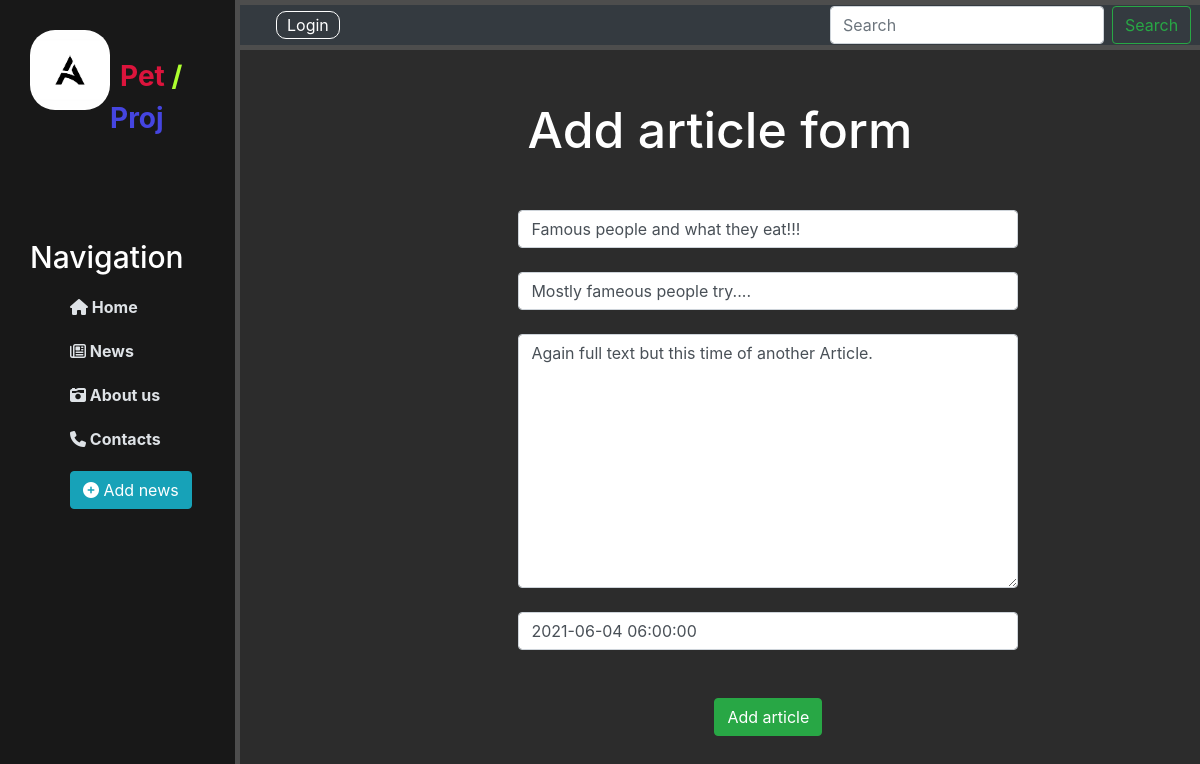
The app's page /news/3/update/, older data.
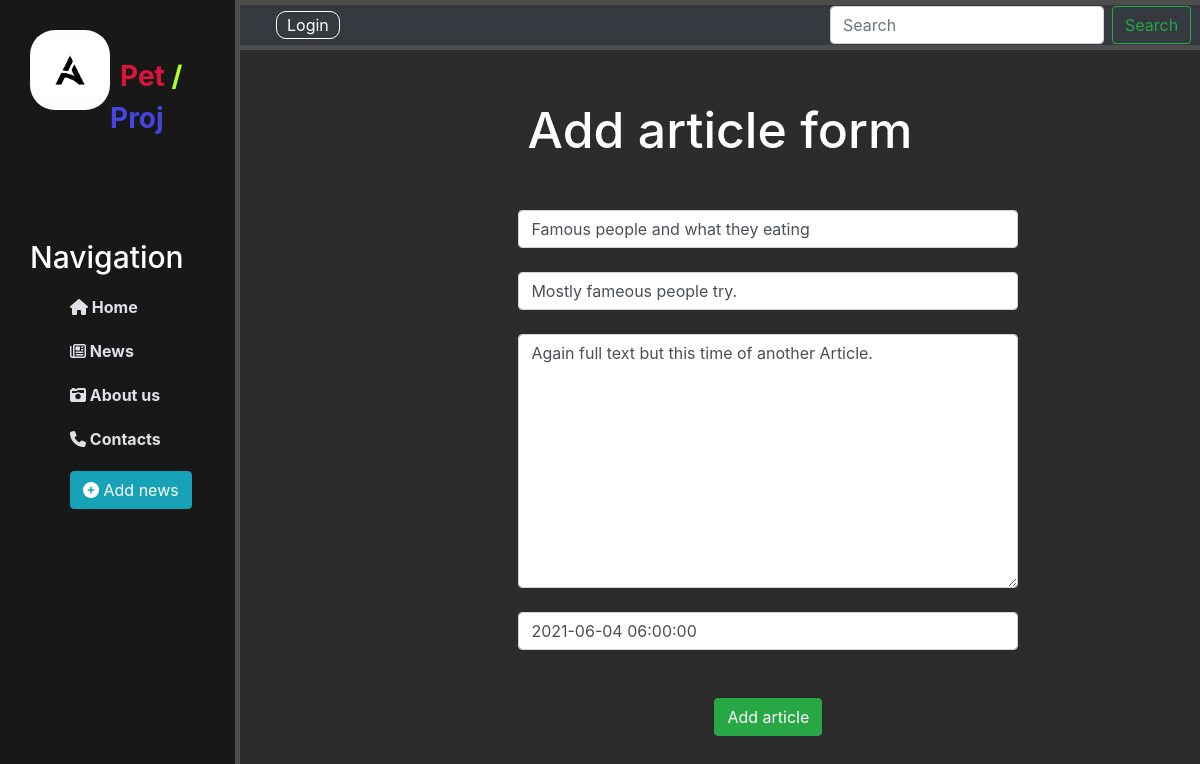
The same page, newer data.
### news/models.py (models this page shows, shortened)
class Articles(models.Model):
    title = models.CharField('Name', max_length=50)
    anouns = models.CharField('Anouns', max_length=250)
    full_text = models.TextField('Article')
    date = models.DateTimeField('Published date')
    class Meta:
        verbose_name = 'Article'
        verbose_name_plural = 'Articles'

### news/views.py (the view)
# urls.py: path('<int:pk>/update/', views.NewsUpdateView.as_view(), name = 'news_update'),
class NewsUpdateView(UpdateView):
    model = Articles
    template_name = 'news/create.html'
    form_class = ArticlesForm

### news/forms.py
class ArticlesForm(ModelForm):
    class Meta:
        model = Articles
        fields = ['title', 'anouns', 'full_text', 'date']
        widgets = {
            "title": TextInput(attrs={
             'class': 'form-control',
             'placeholder': "Article's name"
            }),
            "anouns": TextInput(attrs={
             'class': 'form-control',
             'placeholder': "Article's anouns"
            }),
            "date": DateTimeInput(attrs={
             'class': 'form-control',
             'placeholder': "Published date"
            }),
            "full_text": Textarea(attrs={
             'class': 'form-control',
             'placeholder': "Article's text"
            })
        }

### news/templates/news/create.html (shortened to what this page needs)
{% extends 'main/layout.html' %}
{% block content %}
<div class="features">
    <h1>Add article form</h1>
    <form method = "post">
        {{form.title}} <br>
        {{form.anouns}} <br>
        {{form.full_text}} <br>
        {{form.date}} <br>
        <br>
        <button class="btn btn-success" type="submit">Add article</button>
    </form>
</div>
{% endblock %}

Row changes from the older to the newer data that the page shows:
changed Articles "Again full text but this time of another Article.": title "Famous people and what they eat!!!" → "Famous people and what they eating"; anouns "Mostly fameous people try...." → "Mostly fameous people try."
